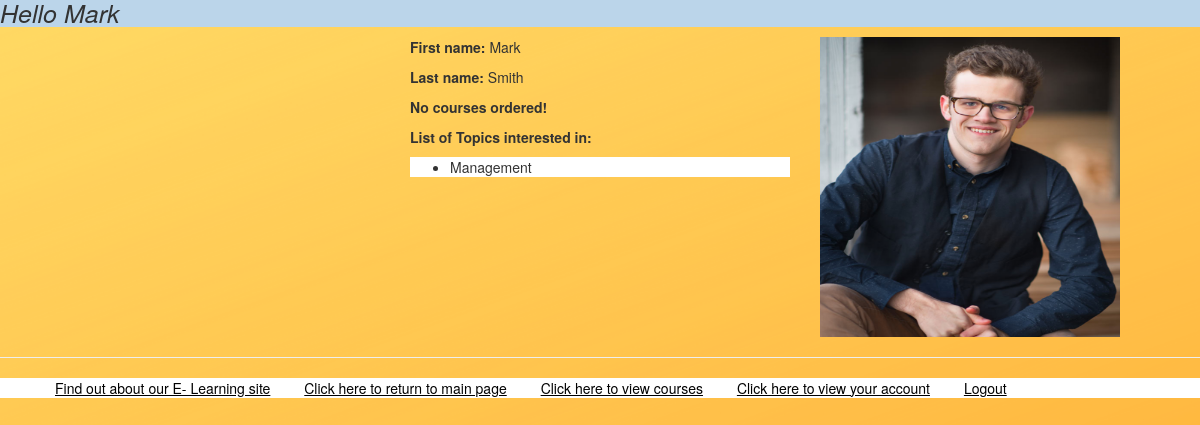
Page /myapp/myaccount (signed in) on the committed database.
### myapp/models.py (models this page shows, shortened)
class Topic(models.Model):
    name = models.CharField(max_length=200)
    category = models.CharField(max_length=200)
    def __str__(self): return str(self.name)

class Student(User):
    CITY_CHOICES = [('WS', 'Windsor'),
                    ('CG', 'Calgery'), ('MR', 'Montreal'), ('VC', 'Vancouver')]
    school = models.CharField(max_length=50, null=True, blank=True)
    city = models.CharField(max_length=2, choices=CITY_CHOICES, default='WS')
    interested_in = models.ManyToManyField(Topic)
    image = models.ImageField(upload_to='media', blank=True)

### myapp/views.py (the view)
# urls.py: path(r'myaccount', views.myaccount, name='myaccount'),
@login_required(login_url = '/myapp/login')
def myaccount(request):
    current_user = request.user
    if Student.objects.filter(pk=current_user.id).exists():
        student_obj = Student.objects.get(pk=current_user.id)
        order_obj = Order.objects.filter(student=student_obj)
        interested_obj = Topic.objects.filter(id__in=(Student.objects.values_list('interested_in', flat=True).
                                                      filter(username=student_obj.username)))
        return render(request, 'myapp/myaccount.html', {'student_obj': student_obj, 'order_obj': order_obj,
                                                        'interested_obj': interested_obj})
    else:
        return render(request, 'myapp/myaccount.html')

### myapp/templates/myapp/myaccount.html (shortened to what this page needs)
{% extends 'myapp/base.html'  %}
{% block body_block %}
<div class="row">
<div class="col-md-4"></div>
<div class="col-md-4">
{% if student_obj %}
    <p><b>First name: </b>{{ student_obj.first_name }}</p>
    <p> <b>Last name: </b>{{ student_obj.last_name }}</p>
    {% if order_obj %}
        <p><b>List of courses ordered:</b></p>
        <ul>
            {% for order in order_obj %}
                <li>{{ order }}</li>
            {% endfor %}
        </ul>
    {% else %}
        <p><b>No courses ordered!</b></p>
    {% endif %}
    {% if interested_obj %}
        <p><b>List of Topics interested in:</b></p>
        <ul>
            {% for topic in interested_obj %}
                <li>{{ topic }}</li>
            {% endfor %}
        </ul>
    {% else %}
        <p><b>No interested topics!</b></p>
    {% endif %}
{% else %}
<strong>You are not a registered student!</strong>
{% endif %}
</div>
<div class="col-md-4">
{% if student_obj %}
    {% if student_obj.image %}
       <img src="{{ student_obj.image.url }}" class="photo">
     {% else %}
        <p><b>No image uploaded!</b></p>
    {% endif %}
  {% endif %}
</div>
</div>
{% endblock %}

### myapp/static/myapp/style.css (style rules this page uses)
.background { background-image: url("20.png"); background-size: cover; background-repeat: no-repeat; background-attachment: fixed; background-position: bottom; }
.photo { height: 300px; width: 300px; }
ul { background-color: white; }

### rows in the picture
Topic: name "Management"
Student: image (picture)

### other values in the picture
{{ student_obj.first_name }} "Mark"
{{ student_obj.last_name }} "Smith"
